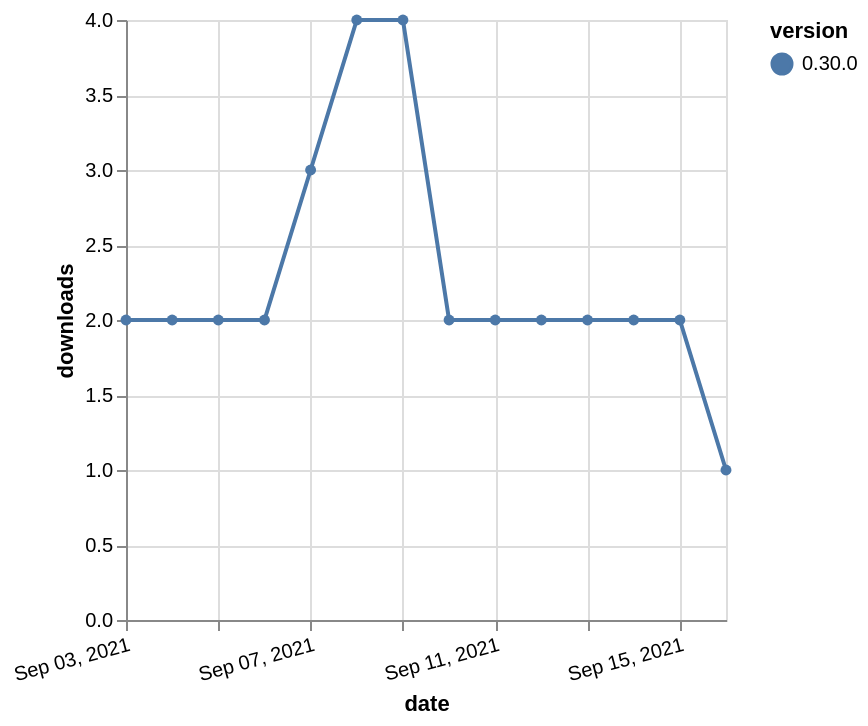

Write the Vega-Lite specification saved for this chart.
### Vega-Lite specification from a JSON file in a GitHub repository (floating-point values rounded to 4 significant figures)
{"$schema": "https://vega.github.io/schema/vega-lite/v5.json", "description": "A simple bar chart with embedded data.", "data": {"values": [{"date": "2021-09-03", "total": 3171, "delta": 2, "version": "0.30.0"}, {"date": "2021-09-04", "total": 3173, "delta": 2, "version": "0.30.0"}, {"date": "2021-09-05", "total": 3175, "delta": 2, "version": "0.30.0"}, {"date": "2021-09-06", "total": 3177, "delta": 2, "version": "0.30.0"}, {"date": "2021-09-07", "total": 3180, "delta": 3, "version": "0.30.0"}, {"date": "2021-09-08", "total": 3184, "delta": 4, "version": "0.30.0"}, {"date": "2021-09-09", "total": 3188, "delta": 4, "version": "0.30.0"}, {"date": "2021-09-10", "total": 3190, "delta": 2, "version": "0.30.0"}, {"date": "2021-09-11", "total": 3192, "delta": 2, "version": "0.30.0"}, {"date": "2021-09-12", "total": 3194, "delta": 2, "version": "0.30.0"}, {"date": "2021-09-13", "total": 3196, "delta": 2, "version": "0.30.0"}, {"date": "2021-09-14", "total": 3198, "delta": 2, "version": "0.30.0"}, {"date": "2021-09-15", "total": 3200, "delta": 2, "version": "0.30.0"}, {"date": "2021-09-16", "total": 3201, "delta": 1, "version": "0.30.0"}]}, "width": "container", "mark": {"type": "line", "point": {"filled": true}}, "encoding": {"x": {"field": "date", "type": "temporal", "timeUnit": "yearmonthdate", "title": "date", "axis": {"labelAngle": -15}}, "y": {"field": "delta", "type": "quantitative", "title": "downloads"}, "color": {"field": "version", "type": "nominal"}, "tooltip": {"field": "delta"}}}
